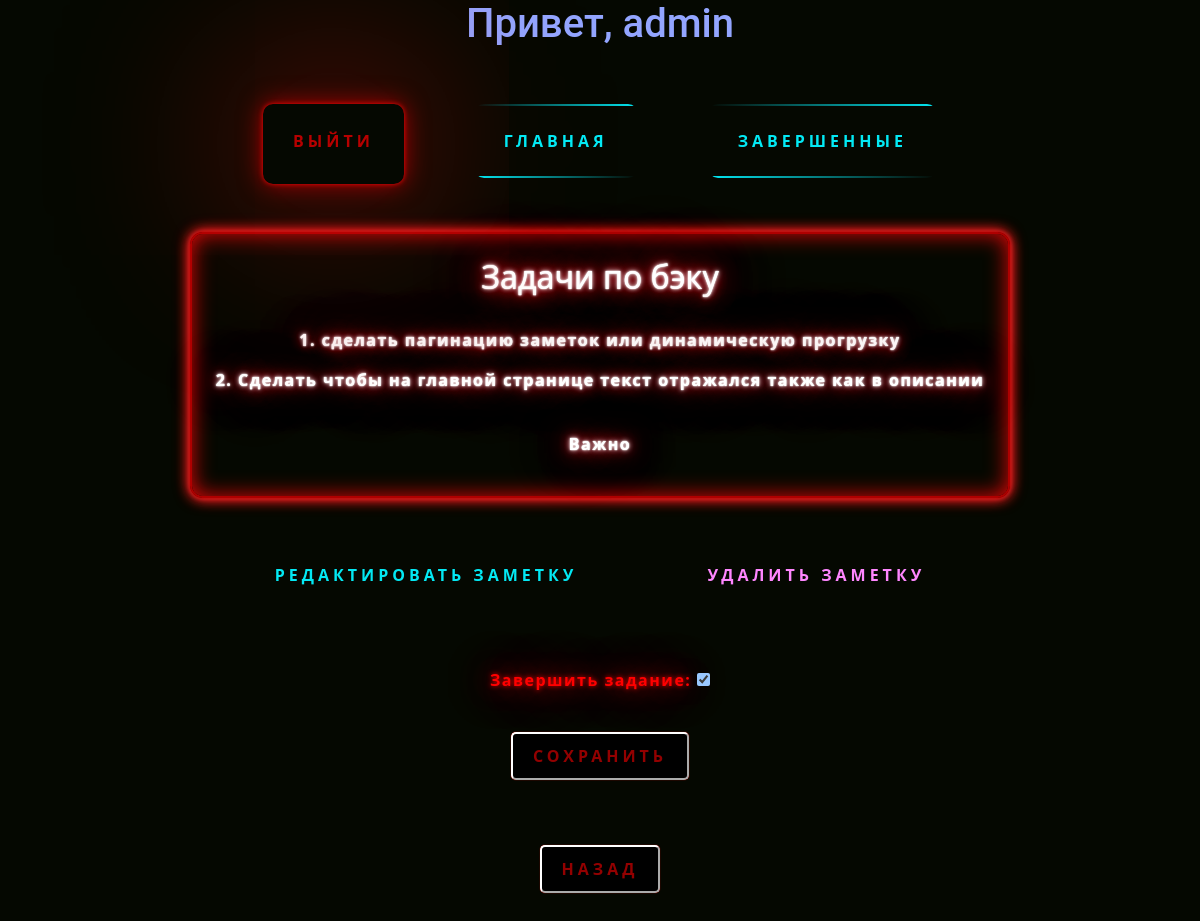
Page /note/38/ (signed in) on the committed database.
### notes_page/models.py (models this page shows, shortened)
class Notes(models.Model):
    name = models.CharField(max_length=30, blank=False, verbose_name='Заголовок')
    descriptions = models.TextField(max_length=1000, blank=True, verbose_name='Описание')
    important = models.BooleanField(blank=True, verbose_name='Важно')
    time_create = models.DateTimeField(auto_now_add=True, blank=True)
    datecompleted = models.DateTimeField(null=True, blank=True, auto_now=True)
    user_name = models.ForeignKey(User, on_delete=models.CASCADE, null=True, blank=True)
    task_complete = models.BooleanField(blank=True, default=False, verbose_name='Завершить задание')

### notes_page/views.py (the view)
# urls.py: path('note/<int:pk>/', BlogDetailView.as_view(), name='post_detail'), # Здесь мы можем просмотреть содержимое
class BlogDetailView(LoginRequiredMixin, UpdateView):
    model = Notes
    fields = ['task_complete']
    template_name = 'notes_page/post_detail.html'
    success_url = reverse_lazy('home')

### templates/notes_page/post_detail.html (shortened to what this page needs)
{% extends 'notes_page/base.html' %}
{% load static %}
{% block link %}
    <link rel="stylesheet" href="{% static 'notes_page/form.css' %}">
{% endblock %}
{% block content %}
    <div>
        <div {% if notes.important == False %}class='cont container-sm'{% else %}class='cont2 container-sm'{% endif %}>
            <h2 {% if notes.important == False %}class='neonText2'{% else %}class='neonText'{% endif %}>{{ notes.name }}</h2>
            <br>
            {{ notes.descriptions|linebreaks }}<br>
            {% if notes.important %}
                <p {% if notes.important == False %}class='neonText2'{% else %}class='neonText'{% endif %}>Важно</p>
            {% else %}
                <p {% if notes.important == False %}class='neonText2'{% else %}class='neonText'{% endif %}>Не важно</p>
            {% endif %}
        </div>
        <div style="display: flex;justify-content: center;" class="mb-3">
            <a href='{% url 'post_edit' notes.id %}'>Редактировать заметку</a>
            <a href='{% url 'post_delete' notes.id %}'>Удалить заметку</a><br>
        </div>
        <form action="" method="post">
            <div class="neonText" style="display: flex;justify-content: center;">{{ form.as_p }}</div><br>
            <div style="display: flex;justify-content: center;"><button type="submit" class="but2">Сохранить</button>
            </div>
            <div style="display: flex;justify-content: center;"><a class="none" href="{% url 'home' %}"><button type="button" class="but2">назад</button></a></div>
        </form>
    </div>
{% endblock %}

### templates/notes_page/base.html (shortened to what this page needs)
<!DOCTYPE html>
<html lang="en">
<head>
    {% load static %}
    <link href="https://cdn.jsdelivr.net/npm/bootstrap@5.2.2/dist/css/bootstrap.min.css" rel="stylesheet">
    <link rel="stylesheet" href="{% static 'notes_page/style.css' %}">
    <link rel="stylesheet" href="{% static 'notes_page/span_color.css' %}">
    {% block link %}
    {% endblock %}
</head>
<body>
{% if user.is_authenticated %}
    <div class="main">
        <h1 class="neon text-center">Привет, {{ request.user.username }}</h1>
        <nav class="navbar navbar-expand-lg">
          <div class="container-fluid">
            <div class="collapse navbar-collapse" id="navbarNav" style="justify-content: center; align-items: center">
              <ul class="navbar-nav">
                <li class="nav-item" style="display: flex">
                        <a href="{% url "logout" %}" class="color1">
                            Выйти
                        </a>
                </li>
                <li class="nav-item">
                  <a href="{% url "home" %}">
                        <span></span>
                        <span></span>
                        Главная
                  </a>
                </li>
                <li class="nav-item">
                  <a href="{% url "home_complete" %}">
                        <span></span>
                        <span></span>
                        завершенные
                  </a>
                </li>
              </ul>
            </div>
          </div>
        </nav>
            {% block content %}
            {% endblock %}
    </div>
{% endif %}
</body>
</html>

### notes_page/static/notes_page/style.css (style rules this page uses)
:root { color-scheme: dark; --flick-big-text-shadow: 0 0 2px #fff, 0 0 4px #fff, 0 0 8px #fff, 0 0 15px #03e9f4, 0 0 30px #03e9f4, 0 0 40px #03e9f4, 0 0 70px #03e9f4, 0 0 100px #03e9f4; --flick-small-text-shadow: 0 0 1px #fff, 0 0 2px #fff, 0 0 5px #fff, 0 0 11px #e8172d, 0 0 20px #ad0013, 0 0 30px #b70000, 0 0 55px #730000, 0 0 80px #d50038; }
* { margin: 0; padding: 0; box-sizing: border-box; }
body { display: flex; justify-content: center; align-items: flex-start; height: 100vh; background: #050801; font-weight: bold; }
a { position: relative; display: inline-block; padding: 25px 30px; margin: 40px 0; color: #03e9f4; text-decoration: none; text-transform: uppercase; transition: 0.5s; letter-spacing: 4px; overflow: hidden; margin-right: 35px; margin-left: 35px; border-radius: 10px; }
.color1 { box-shadow: 0 0 5px #f40303, 0 0 25px #a90000, 0 0 200px #ff1616; color: #b70000; }
a:nth-child(2) { filter: hue-rotate(110deg); }
a span { position: absolute; display: block; }
a span:nth-child(1) { top: 0; left: 0; width: 100%; height: 2px; background: linear-gradient(90deg,transparent,#03e9f4); animation: animate1 1s linear infinite; }
a span:nth-child(3) { bottom: 0; right: 0; width: 100%; height: 2px; background: linear-gradient(270deg,transparent,#03e9f4); animation: animate3 1s linear infinite; animation-delay: 0.50s; }
.neonText { color: #fff; text-shadow: var(--flick-small-text-shadow); }
.cont2 { padding: 1.5rem; display: block; text-align: center; border: solid 2px #af0000; border-radius: 0.8rem; box-shadow: 0 0 .1rem #b20505, 0 0 .2rem #ab0000, 0 0 .3rem #f83c3c, 0 0 .8rem #f81e1e, 0 0 1rem #ef1515, inset 0 0 1.3rem #e70707; }
.neon { color: #93a5ff; font-family: "Roboto", "Lucida Grande", "DejaVu Sans", "Bitstream Vera Sans", Verdana, Arial, sans-serif; }
label { color: #006dff; text-shadow: 0px 0px 10px #006dff, 1px 1px 20px #006dff, -1px -1px 50px #006dff }
.none { position: relative; display: inline-block; padding: 25px 30px; margin: 40px 0; text-decoration: none; text-transform: uppercase; transition: 0.5s; letter-spacing: 4px; overflow: hidden; margin-right: 0px; margin-left: 0px; border-radius: 10px; }
p { letter-spacing: 1.5px; }

### notes_page/static/notes_page/form.css (style rules this page uses)
.but2 { position: relative; display: inline-block; padding: 10px 20px; box-shadow: 0 0 1px #ff0000; color: #930000; font-size: 16px; font-weight: 600; text-decoration: none; text-transform: uppercase; overflow: hidden; transition: .5s; margin-top: 40px; letter-spacing: 4px; background-color: black; border-radius: 5px; }

### templates/notes_page/post_detail.html (style rules this page uses)
label { color: #ff0000; text-shadow: 0 0 5px #f40303, 0 0 25px #a90000, 0 0 50px #ea1111, 0 0 200px #ff1616; }
.but2 { margin-top: 0; }

### rows in the picture
Notes: name "Задачи по бэку", descriptions "1. сделать пагинацию заметок или динамическую прогрузку 2. Сделать чтобы на главной странице текст отражался также как в описании", task_complete "☑"

### other values in the picture
{{ request.user.username }} "admin"
